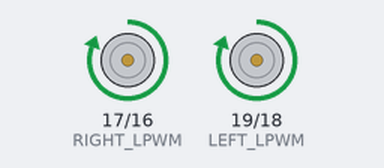
This sketch was run on a simulated ESP32. Parts: motor-driver pin pairs drawn as motors (green arrow = first pin HIGH = forward, orange = second pin HIGH = backward, longer = more drive). What the sketch prints to the serial monitor is not drawn.

Above: at 3.0 s.
At 6.0 s:
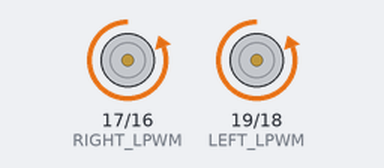
At 8.7 s:
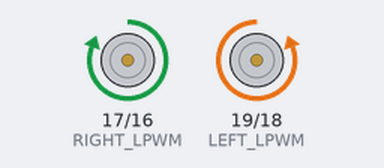
At 15.0 s:
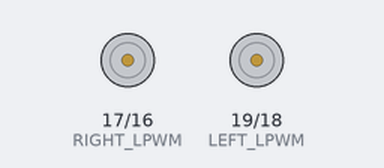
Timing chart, 0 to 22.8 s (numbered marks = the images above):
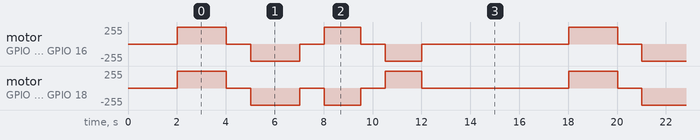

Measured:
- by itself, motor on GPIO 19 (LEFT_LPWM) / GPIO 18 (LEFT_RPWM): repeats every 16.0 s: stopped 1.0 s, backward 255/255 2.0 s, stopped 1.0 s, backward 255/255 1.5 s, stopped 1.0 s, forward 255/255 1.5 s, stopped 6.0 s, forward 255/255 2.0 s
- by itself, motor on GPIO 17 (RIGHT_LPWM) / GPIO 16 (RIGHT_RPWM): repeats every 16.0 s: stopped 1.0 s, backward 255/255 2.0 s, stopped 1.0 s, forward 255/255 1.5 s, stopped 1.0 s, backward 255/255 1.5 s, stopped 6.0 s, forward 255/255 2.0 s

The sketch:

Motor_Test.ino
```cpp
/*
 * PROJECT VARUNA 1.0 — BTS7960 Motor Driver Test Utility
 * Competition: Mini Electric Vehicle Competition 3.0 (Line Follower Race)
 * Hardware: ESP32 38-Pin Classic WROOM Board + 2 x BTS7960 Motor Drivers
 *
 * Pinout:
 * - LEFT BTS7960 (#1):  RPWM = GPIO18, LPWM = GPIO19
 * - RIGHT BTS7960 (#2): RPWM = GPIO16, LPWM = GPIO17
 *
 * PWM Specs:
 * - Frequency:  20,000 Hz (20 kHz)
 * - Resolution: 8-bit (0 - 255)
 * - ESP32 Core 3.x API: ledcAttach(pin, freq, resolution),
 *   ledcWrite(pin, duty)
 *
 * Serial Monitor Baud Rate: 115200
 */

#include <Arduino.h>

// Pin Definitions
#define LEFT_RPWM  18
#define LEFT_LPWM  19
#define RIGHT_RPWM 16
#define RIGHT_LPWM 17

// PWM Setup
#define PWM_FREQ 20000
#define PWM_RES  8
#define TEST_PWM 255 // Full speed for bench testing

void setLeftMotor(int speed) {
  // speed range: -255 to +255
  speed = constrain(speed, -255, 255);
  if (speed > 0) {
    ledcWrite(LEFT_RPWM, 0);
    ledcWrite(LEFT_LPWM, speed);
  } else if (speed < 0) {
    ledcWrite(LEFT_RPWM, -speed);
    ledcWrite(LEFT_LPWM, 0);
  } else {
    ledcWrite(LEFT_RPWM, 0);
    ledcWrite(LEFT_LPWM, 0);
  }
}

void setRightMotor(int speed) {
  // speed range: -255 to +255
  speed = constrain(speed, -255, 255);
  if (speed > 0) {
    ledcWrite(RIGHT_RPWM, 0);
    ledcWrite(RIGHT_LPWM, speed);
  } else if (speed < 0) {
    ledcWrite(RIGHT_RPWM, -speed);
    ledcWrite(RIGHT_LPWM, 0);
  } else {
    ledcWrite(RIGHT_RPWM, 0);
    ledcWrite(RIGHT_LPWM, 0);
  }
}

void stopMotors() {
  setLeftMotor(0);
  setRightMotor(0);
}

void setup() {
  Serial.begin(115200);
  while (!Serial && millis() < 3000);

  Serial.println("\n========================================================");
  Serial.println("   PROJECT VARUNA 1.0 — BTS7960 MOTOR DRIVER TEST      ");
  Serial.println("========================================================");

  ledcAttach(LEFT_RPWM, PWM_FREQ, PWM_RES);
  ledcAttach(LEFT_LPWM, PWM_FREQ, PWM_RES);
  ledcAttach(RIGHT_RPWM, PWM_FREQ, PWM_RES);
  ledcAttach(RIGHT_LPWM, PWM_FREQ, PWM_RES);

  stopMotors();
  Serial.println("Motor channels attached at 20 kHz, 8-bit PWM.");
  Serial.println("Starting test sequence in 2 seconds...");
  delay(2000);
}

void loop() {
  // Test 1: Both Motors Forward
  Serial.println("---> 1. TESTING FORWARD (PWM: 80)");
  setLeftMotor(TEST_PWM);
  setRightMotor(TEST_PWM);
  delay(2000);

  stopMotors();
  delay(1000);

  // Test 2: Both Motors Reverse
  Serial.println("---> 2. TESTING REVERSE (PWM: -80)");
  setLeftMotor(-TEST_PWM);
  setRightMotor(-TEST_PWM);
  delay(2000);

  stopMotors();
  delay(1000);

  // Test 3: Spin Turn Left (Left Reverse, Right Forward)
  Serial.println("---> 3. TESTING SPIN TURN LEFT (Left -80, Right +80)");
  setLeftMotor(-TEST_PWM);
  setRightMotor(TEST_PWM);
  delay(1500);

  stopMotors();
  delay(1000);

  // Test 4: Spin Turn Right (Left Forward, Right Reverse)
  Serial.println("---> 4. TESTING SPIN TURN RIGHT (Left +80, Right -80)");
  setLeftMotor(TEST_PWM);
  setRightMotor(-TEST_PWM);
  delay(1500);

  stopMotors();
  delay(1000);

  Serial.println("Test loop completed. Pausing for 5 seconds...\n");
  delay(5000);
}
```
